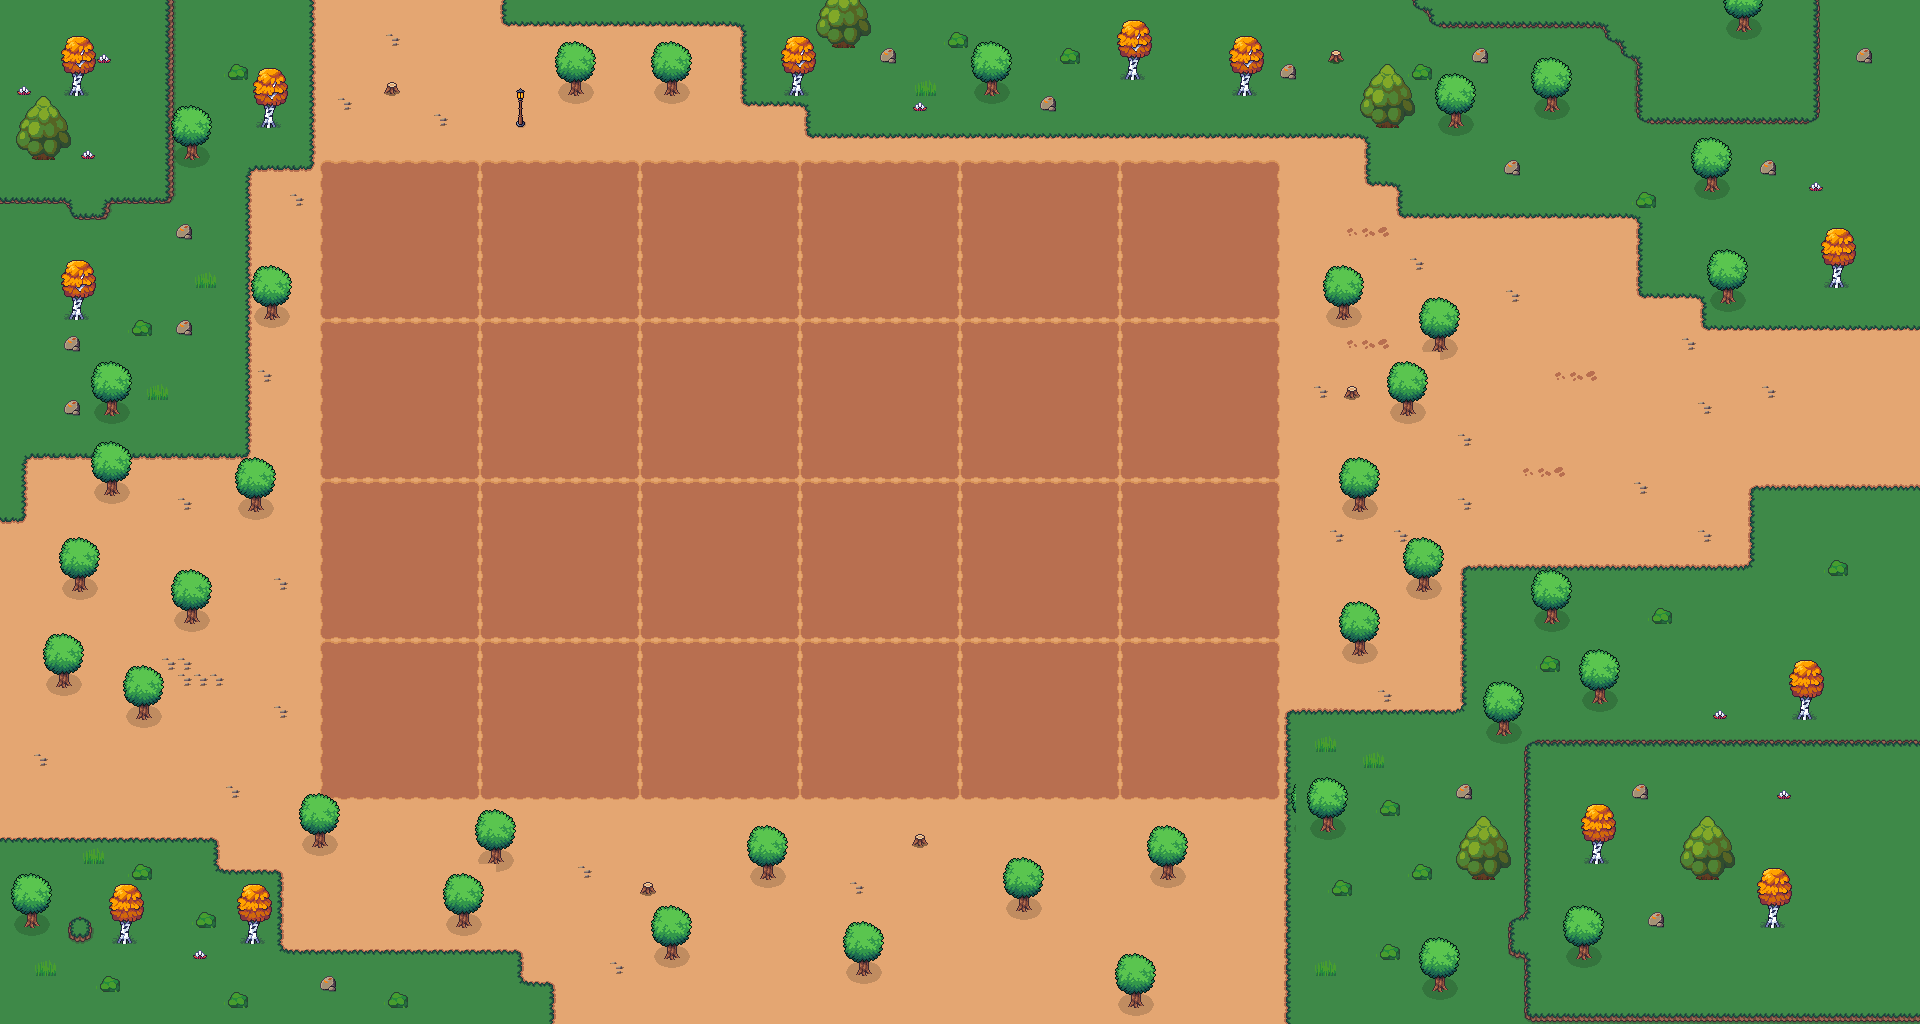

The image is a tile-based game level rendered from a .tmx file. Its description and source (layers, tilesets, objects; grid data summarised) follow:
An orthogonal 120x64 tile map with 16x16 px tiles, 3 tile layers (ground, grass, ob), 12 tilesets.

<map version="1.10" tiledversion="1.11.2" orientation="orthogonal" renderorder="right-down" width="120" height="64" tilewidth="16" tileheight="16" infinite="0" nextlayerid="18" nextobjectid="1">
 <tileset firstgid="1" source="summer farm tilemap.tsx" />
 <tileset firstgid="181" source="Fences.tsx" />
 <tileset firstgid="197" source="Oak_Tree.tsx" />
 <tileset firstgid="217" source="Outdoor_Decor_Free.tsx" />
 <tileset firstgid="301" source="Path_Tile.tsx" />
 <tileset firstgid="319" source="Cliff_Tile.tsx" />
 <tileset firstgid="9272" source="FarmLand_Tile.tsx" />
 <tileset firstgid="9281" source="Water_Tile.tsx" />
 <tileset firstgid="9299" source="Bush-4.tsx" />
 <tileset firstgid="9300" source="autumn objects.tsx" />
 <tileset firstgid="9404" source="Grass-1.tsx" />
 <tileset firstgid="9405" source="Tree-3-4.tsx" />
 <layer id="15" name="ground" width="120" height="64">
  <data>[7680 cells, 7680 non-empty, 1 distinct tile ids]</data>
 </layer>
 <layer id="16" name="grass" width="120" height="64">
  <data>[7680 cells, 5300 non-empty, 30 distinct tile ids]</data>
 </layer>
 <layer id="17" name="ob" width="120" height="64">
  <data>[7680 cells, 1034 non-empty, 60 distinct tile ids]</data>
 </layer>
</map>
